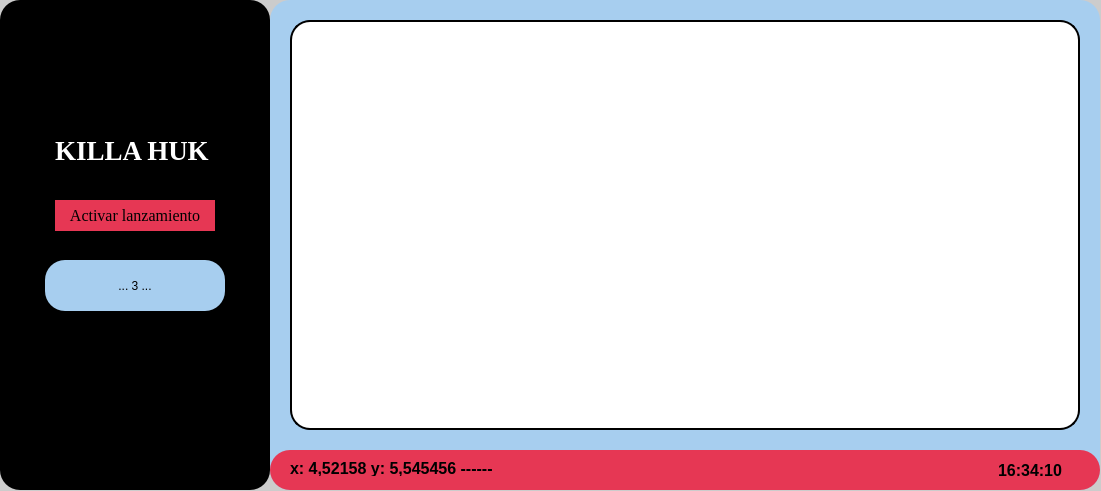
<?xml version="1.0" encoding="UTF-8"?>
<ui version="4.0">
 <class>MainWindow</class>
 <widget class="QMainWindow" name="MainWindow">
  <property name="geometry">
   <rect>
    <x>0</x>
    <y>0</y>
    <width>1101</width>
    <height>491</height>
   </rect>
  </property>
  <property name="windowTitle">
   <string>MainWindow</string>
  </property>
  <widget class="QWidget" name="centralwidget">
   <widget class="QWidget" name="widget" native="true">
    <property name="geometry">
     <rect>
      <x>0</x>
      <y>0</y>
      <width>1101</width>
      <height>491</height>
     </rect>
    </property>
    <property name="styleSheet">
     <string notr="true">background-color: rgb(204, 204, 204);</string>
    </property>
    <widget class="QWidget" name="widget_2" native="true">
     <property name="geometry">
      <rect>
       <x>0</x>
       <y>0</y>
       <width>270</width>
       <height>490</height>
      </rect>
     </property>
     <property name="styleSheet">
      <string notr="true">background-color: rgb(0, 0, 0);
border-radius:20px;</string>
     </property>
     <widget class="QLabel" name="label">
      <property name="geometry">
       <rect>
        <x>55</x>
        <y>130</y>
        <width>160</width>
        <height>41</height>
       </rect>
      </property>
      <property name="font">
       <font>
        <family>Times New Roman</family>
        <pointsize>20</pointsize>
        <weight>75</weight>
        <bold>true</bold>
       </font>
      </property>
      <property name="styleSheet">
       <string notr="true">color: rgb(255, 255, 255);</string>
      </property>
      <property name="text">
       <string>KILLA HUK</string>
      </property>
     </widget>
     <widget class="QPushButton" name="pushButton">
      <property name="geometry">
       <rect>
        <x>55</x>
        <y>200</y>
        <width>160</width>
        <height>31</height>
       </rect>
      </property>
      <property name="font">
       <font>
        <family>Times New Roman</family>
        <pointsize>12</pointsize>
       </font>
      </property>
      <property name="styleSheet">
       <string notr="true">background-color: rgb(230, 55, 84);

</string>
      </property>
      <property name="text">
       <string>Activar lanzamiento</string>
      </property>
     </widget>
     <widget class="QLabel" name="label_4">
      <property name="geometry">
       <rect>
        <x>45</x>
        <y>260</y>
        <width>180</width>
        <height>51</height>
       </rect>
      </property>
      <property name="styleSheet">
       <string notr="true">background-color: rgb(167, 206, 239);
font: 75 12pt &quot;Times New Roman&quot;;
</string>
      </property>
      <property name="text">
       <string>... 3 ...</string>
      </property>
      <property name="alignment">
       <set>Qt::AlignCenter</set>
      </property>
     </widget>
     <widget class="QLabel" name="label_2">
      <property name="geometry">
       <rect>
        <x>70</x>
        <y>10</y>
        <width>130</width>
        <height>100</height>
       </rect>
      </property>
      <property name="styleSheet">
       <string notr="true">image: url(:/cct/upc.png);</string>
      </property>
      <property name="text">
       <string/>
      </property>
      <property name="alignment">
       <set>Qt::AlignCenter</set>
      </property>
     </widget>
     <widget class="QLabel" name="label_3">
      <property name="geometry">
       <rect>
        <x>30</x>
        <y>380</y>
        <width>210</width>
        <height>70</height>
       </rect>
      </property>
      <property name="styleSheet">
       <string notr="true">image: url(:/cct/aess.png);</string>
      </property>
      <property name="text">
       <string/>
      </property>
      <property name="alignment">
       <set>Qt::AlignCenter</set>
      </property>
     </widget>
     <zorder>pushButton</zorder>
     <zorder>label</zorder>
     <zorder>label_4</zorder>
     <zorder>label_2</zorder>
     <zorder>label_3</zorder>
    </widget>
    <widget class="QWidget" name="layoutWidget">
     <property name="geometry">
      <rect>
       <x>680</x>
       <y>310</y>
       <width>2</width>
       <height>2</height>
      </rect>
     </property>
     <layout class="QVBoxLayout" name="verticalLayout"/>
    </widget>
    <widget class="QFrame" name="frame_2">
     <property name="geometry">
      <rect>
       <x>270</x>
       <y>0</y>
       <width>830</width>
       <height>490</height>
      </rect>
     </property>
     <property name="styleSheet">
      <string notr="true">background-color: rgb(167, 206, 239);
border-radius:20px;</string>
     </property>
     <property name="frameShape">
      <enum>QFrame::StyledPanel</enum>
     </property>
     <property name="frameShadow">
      <enum>QFrame::Raised</enum>
     </property>
     <widget class="QFrame" name="frame_4">
      <property name="geometry">
       <rect>
        <x>20</x>
        <y>20</y>
        <width>790</width>
        <height>410</height>
       </rect>
      </property>
      <property name="styleSheet">
       <string notr="true">background-color: rgb(255, 255, 255);
border-radius:20px;
border: 2px solid #000;</string>
      </property>
      <property name="frameShape">
       <enum>QFrame::StyledPanel</enum>
      </property>
      <property name="frameShadow">
       <enum>QFrame::Raised</enum>
      </property>
      <layout class="QVBoxLayout" name="verticalLayout_2">
       <item>
        <layout class="QVBoxLayout" name="grafica_uno"/>
       </item>
      </layout>
     </widget>
     <widget class="QFrame" name="frame_3">
      <property name="geometry">
       <rect>
        <x>0</x>
        <y>450</y>
        <width>830</width>
        <height>40</height>
       </rect>
      </property>
      <property name="styleSheet">
       <string notr="true">background-color: rgb(230, 55, 84);</string>
      </property>
      <property name="frameShape">
       <enum>QFrame::StyledPanel</enum>
      </property>
      <property name="frameShadow">
       <enum>QFrame::Raised</enum>
      </property>
      <widget class="QLabel" name="clk">
       <property name="geometry">
        <rect>
         <x>720</x>
         <y>10</y>
         <width>80</width>
         <height>20</height>
        </rect>
       </property>
       <property name="font">
        <font>
         <family>Arial</family>
         <pointsize>12</pointsize>
         <weight>75</weight>
         <bold>true</bold>
        </font>
       </property>
       <property name="text">
        <string>16:34:10</string>
       </property>
       <property name="alignment">
        <set>Qt::AlignCenter</set>
       </property>
      </widget>
      <widget class="QLabel" name="posicion">
       <property name="geometry">
        <rect>
         <x>20</x>
         <y>10</y>
         <width>400</width>
         <height>16</height>
        </rect>
       </property>
       <property name="font">
        <font>
         <family>Arial</family>
         <pointsize>12</pointsize>
         <weight>75</weight>
         <bold>true</bold>
        </font>
       </property>
       <property name="text">
        <string>x: 4,52158 y: 5,545456 ------</string>
       </property>
      </widget>
     </widget>
    </widget>
   </widget>
  </widget>
 </widget>
 <resources>
  <include location="iaess.qrc"/>
  <include location="iaess.qrc"/>
  <include location="iupc.qrc"/>
 </resources>
 <connections/>
</ui>
